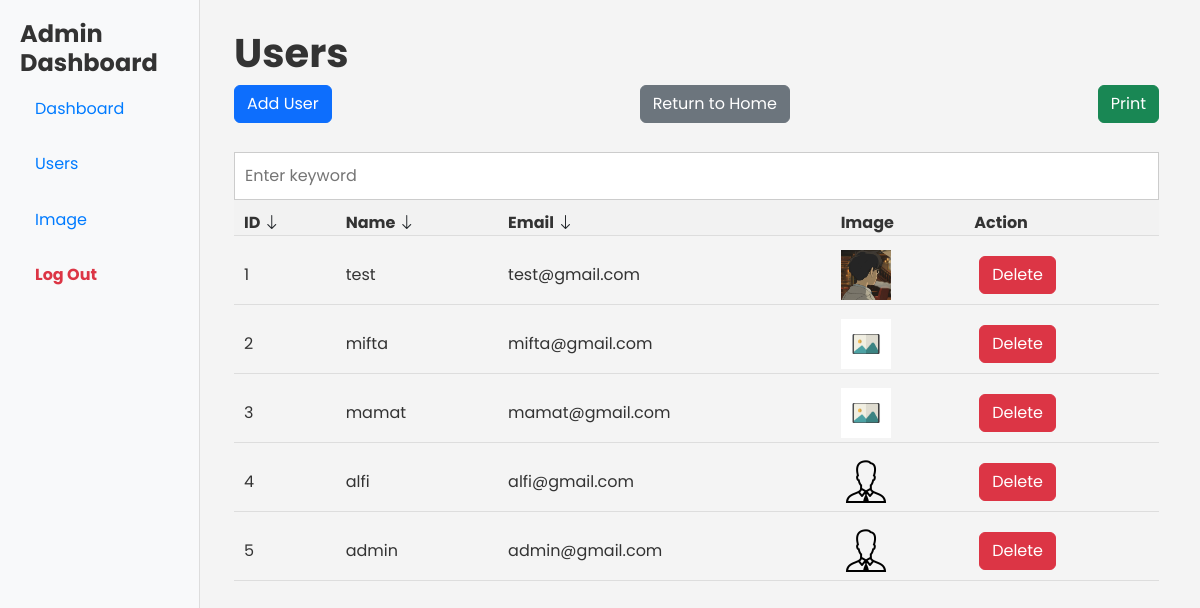
Page /admin/user.php?sortBy=username&sortOrder=DESC (signed in) on the committed database.
### tables this page shows
CREATE TABLE `user` (
  `id` int NOT NULL,
  `gambar` varchar(255) DEFAULT NULL,
  `username` varchar(255) NOT NULL,
  `email` varchar(255) NOT NULL,
  `password` varchar(255) NOT NULL,
  `id_role` int NOT NULL
);

### functions.php (called while the page is built, shortened)
<?php
function koneksi()
{
    return mysqli_connect("localhost", "root", "", "pw2024_tubes_233040013");
}
function isAdmin() {
    $user = getUserById($_SESSION['id']);
    if ($user) {
        if ($user['id_role'] == 1) {
            return true;
        } else {
            echo "User is not an admin.";
            return false;
        }
    }
}
function getUserById($id) {
    $conn = koneksi();
    $sql = "SELECT * FROM user WHERE id = $id";
    $result = $conn->query($sql);
    return $result->fetch_assoc();
}
function getUsers($sortBy = 'id', $sortOrder = 'ASC') {
    $conn = koneksi();
    $canSortBy = ['id', 'username', 'email'];
    $canSortOrder = ['ASC', 'DESC'];
    $query = "SELECT * FROM user ORDER BY $sortBy $sortOrder";
    $result = mysqli_query($conn, $query);
    $users = array();
    while ($row = mysqli_fetch_assoc($result)) {
        $users[] = $row;
    }
    return $users;
}
?>

### admin/user.php (the view, shortened to what this page needs)
<?php
require_once '../functions.php';
if (!isAdmin()) {
    header("Location: ../login.php");
    exit;
}
$sortBy = $_GET['sortBy'] ?? 'id';
$sortOrder = $_GET['sortOrder'] ?? 'ASC';
$newSortOrder = ($sortOrder === 'ASC') ? 'DESC' : 'ASC';
$users = getUsers($sortBy, $sortOrder);
?>
<!DOCTYPE html>
<html lang="en">
<head>
    <link href="https://cdn.jsdelivr.net/npm/bootstrap@5.3.3/dist/css/bootstrap.min.css" rel="stylesheet">
    <link rel="stylesheet" href="https://cdn.jsdelivr.net/npm/bootstrap-icons@1.11.3/font/bootstrap-icons.min.css">
    <link rel="stylesheet" href="assets/css/style.css">
</head>
<body>
    <div class="sidebar">
        <h2>Admin Dashboard</h2>
        <ul>
            <li><a href="admindashboard.php">Dashboard</a></li>
            <li><a href="user.php">Users</a></li>
            <li><a href="image.php">Image</a></li>
            <li><button onclick="logout()"  class="logout">Log Out</button></li>
        </ul>
    </div>
    <div class="main-content">
        <div class="container">
        <h1 id="users">Users</h1>
        <div class="d-flex justify-content-between mb-4">
            <a href="add.php" class="btn btn-primary">Add User</a>
            <a href="../index.php" class="btn btn-secondary">Return to Home</a>
            <a href="javascript:void(0);" onclick="window.print();" class="btn btn-success">Print</a>
        </div>
        <form action="" method="POST">
            <input type="text" name="keyword" size="40" placeholder="Enter keyword" autocomplete="off" autofocus class="keyword">
        </form>
        <div class="result">
        <table id="usersTable" class="userTable">
            <tr>
                <th><a href="?sortBy=id&sortOrder=<?= $newSortOrder; ?>" class="text-decoration-none text-reset">ID <i class="bi bi-arrow-<?= ($sortBy === 'id' && $sortOrder === 'ASC') ? 'up' : 'down'; ?> text-dark"></i></a></th>
                <th><a href="?sortBy=username&sortOrder=<?= $newSortOrder; ?>" class="text-decoration-none text-reset">Name <i class="bi bi-arrow-<?= ($sortBy === 'username' && $sortOrder === 'ASC') ? 'up' : 'down'; ?> text-dark"></i></a></th>
                <th><a href="?sortBy=email&sortOrder=<?= $newSortOrder; ?>" class="text-decoration-none text-reset">Email <i class="bi bi-arrow-<?= ($sortBy === 'email' && $sortOrder === 'ASC') ? 'up' : 'down'; ?> text-dark"></i></a></th>
                <th>Image</th>
                <th>Action</th>
            </tr>
            <?php
            foreach ($users as $index => $user) {
            ?>
                <tr>
                    <td><?= $index + 1; ?></td>
                    <td><?= htmlspecialchars($user['username']); ?></td>
                    <td><?= htmlspecialchars($user['email']); ?></td>
                    <td>
                    <?php
                            if (!empty($user['gambar'])) {
                                    echo '<img src="' . $user['gambar'] . '" alt="Profile Image" width="50">';
                            } else {
                                echo '<img src="assets/img/default.jpg" alt="Default Profile Image" width="50">';
                            }
                            ?>
                    </td>
                    <td>
                        <form method="POST" action="delete.php">
                            <button type="submit" onclick="return confirm('Are You Sure Want to Delete This Data?')" class="btn btn-danger">Delete</button>
                        </form>
                    </td>
                </tr>
            <?php } ?>
        </table>
        </div>
        </div>
    </div>
</body>
</html>

### admin/assets/css/style.css (style rules this page uses)
* { box-sizing: border-box; margin: 0; padding: 0; }
body { font-family: 'Poppins', sans-serif; line-height: 1.6; color: #333; background-color: #f4f4f4; font-family: "Poppins", sans-serif !important; }
.sidebar { position: fixed; top: 0; left: 0; width: 200px; height: 100vh; background-color: #f8f9fa; padding: 20px; border-right: 1px solid #ddd; transition: transform 0.3s ease; }
.sidebar h2 { margin-top: 0; font-weight: bold; color: #333; font-size: 1.5rem; }
.sidebar ul { list-style-type: none; padding: 0; margin: 0; }
.sidebar li { margin-bottom: 10px; }
.sidebar li a { display: block; color: #007bff; text-decoration: none; padding: 10px 15px; border-radius: 5px; font-size: 1rem; }
.sidebar li button.logout { display: block; color: #dc3545; text-decoration: none; padding: 10px 10px; border-radius: 5px; border: none; background: none; font: inherit; cursor: pointer; text-align: left; font-weight: bold; }
.main-content { margin-left: 193px; padding: 29px; transition: margin-left 0.3s ease; }
.main-content h1 { margin-top: 0; font-weight: bold; color: #333; }
table { width: 100%; border-collapse: collapse; margin-bottom: 20px; }
table th, table td { padding: 10px 10px 0 10px; text-align: left; border-bottom: 1px solid #ddd; }
table th { background-color: #f2f2f2; }
form { margin-top: 20px; display: inline; }
form input[type="text"], form input[type="email"], form input[type="password"], form select { width: 100%; padding: 10px; margin-top: 5px; border: 1px solid #ccc; }
button { background-color: #007bff; color: #fff; margin: 10px 5px; padding: 10px 20px; border: none; cursor: pointer; border-radius: 5px; }
form input[type="submit"], form button { background-color: #007bff; color: #fff; padding: 10px 20px; border: none; cursor: pointer; border-radius: 5px; margin-top: 10px; }

### rows in the picture
user: username "test", email "test@gmail.com", gambar (picture)
user: username "mifta", email "mifta@gmail.com", gambar (placeholder picture)
user: username "mamat", email "mamat@gmail.com", gambar (placeholder picture)
user: username "alfi", email "alfi@gmail.com", gambar (picture)
user: username "admin", email "admin@gmail.com", gambar (picture)
